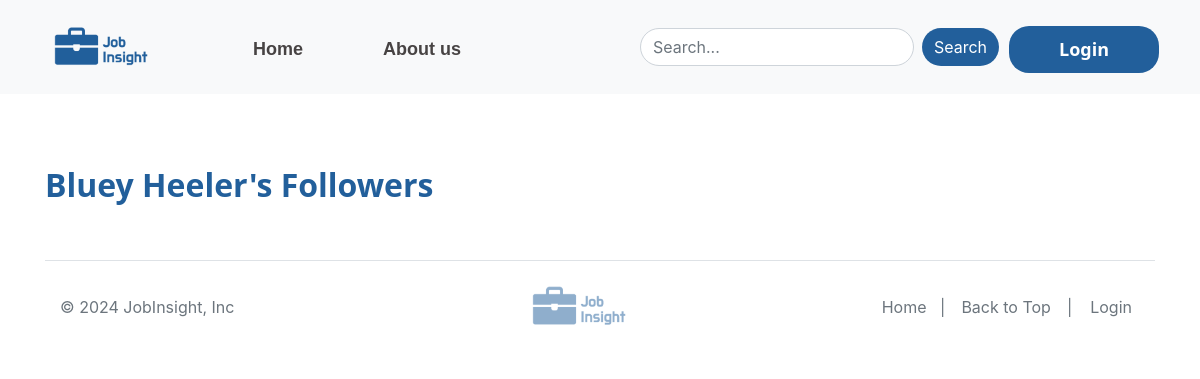
Before: /followers/1 with the older database file.
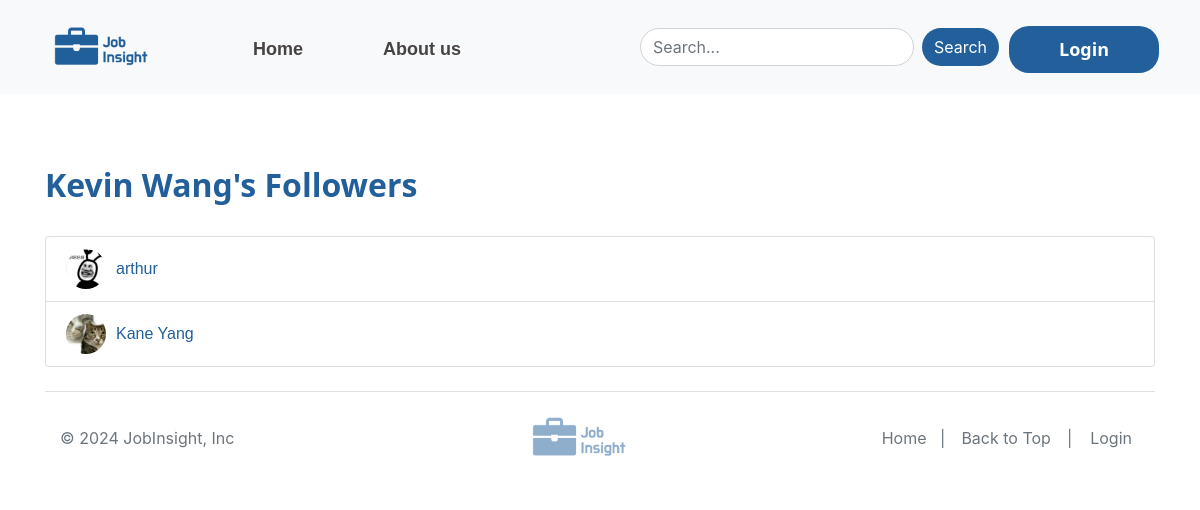
After: the same page with the newer database file.
### app/models.py (models this page shows, shortened)
class UserDetails(db.Model):
    __tablename__ = 'user_details'
    id = db.Column(db.Integer, db.ForeignKey('user.id'), primary_key=True)
    name = db.Column(db.String(80))
    address = db.Column(db.Text)
    img = db.Column(db.String(200))
    company = db.Column(db.String(100))
    city = db.Column(db.String(100))
    country = db.Column(db.String(100))
    phone = db.Column(db.Integer)
    job_title = db.Column(db.String(100))
    job_description = db.Column(db.Text)
    education_level = db.Column(db.String(100))
    academic_institution = db.Column(db.String(100))
    user = db.relationship('User', back_populates='details')

class User(UserMixin, db.Model):
    __tablename__ = 'user'
    id = db.Column(db.Integer, primary_key=True)
    username = db.Column(db.String(80), unique=True, nullable=False)
    email = db.Column(db.String(120), unique=True, nullable=False)
    password_hash = db.Column(db.String(128))
    details = db.relationship('UserDetails', back_populates='user', uselist=False, cascade='all, delete-orphan')

### app/routes.py (the view)
@main.route('/followers/<int:user_id>')
def followers(user_id):
    user_profile = None
    if current_user.is_authenticated:
        user_profile = UserDetails.query.filter_by(id=current_user.id).first()
    user = User.query.get_or_404(user_id)  # make sure user exist
    followers = User.query.join(Follow, Follow.follower_id == User.id).filter(Follow.followed_id == user_id).all()
    return render_template('followers.html', user=user, followers=followers, user_profile=user_profile,
                           title='Your Followers')

### app/templates/followers.html
{% extends "base.html" %}
{% block content %}
<div class="container followsection">
    <h2>{{ user.details.name }}'s Followers</h2>
    <br>
    <div class="list-group">
        {% for follower in followers %}
        <a href="{{ url_for('main.channel', user_id=follower.id) }}" class="list-group-item list-group-item-action d-flex align-items-center">
            {% if follower.details.img %}
                <img src="{{ url_for('static', filename='user_icon/uploads/' + follower.details.img) }}" alt="{{ follower.details.name }}'s Avatar" style="width: 40px; height: 40px; border-radius: 50%; object-fit: cover; margin-right: 10px;">
            {% else %}
                <img src="{{ url_for('static', filename='user_icon/default_user_icon.jpg') }}" alt="Default Avatar" style="width: 40px; height: 40px; border-radius: 50%; object-fit: cover; margin-right: 10px;">
            {% endif %}
            {{ follower.details.name if follower.details and follower.details.name else follower.username }}
        </a>
        {% endfor %}
    </div>
</div>
{% endblock %}

Changed rows visible on the page:
changed UserDetails: details.name "Bluey Heeler" → "Kevin Wang"
now on this page (row edited): User: img (picture), details "arthur"
now on this page (row edited): User: img (picture), details "Kane Yang"
